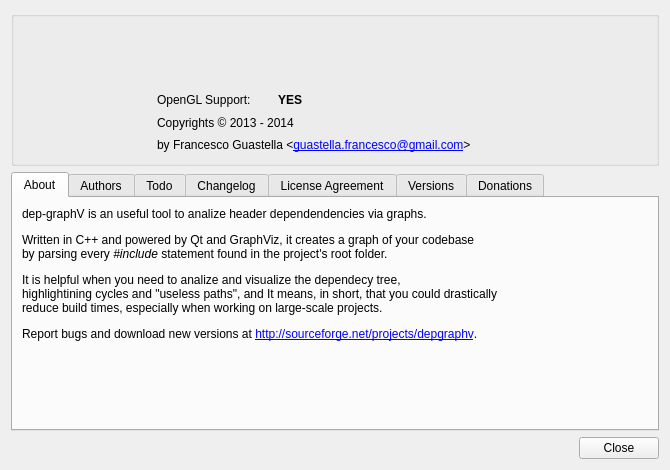
<?xml version="1.0" encoding="UTF-8"?>
<ui version="4.0">
 <class>depgraphV::AboutDialog</class>
 <widget class="QDialog" name="depgraphV::AboutDialog">
  <property name="geometry">
   <rect>
    <x>0</x>
    <y>0</y>
    <width>670</width>
    <height>470</height>
   </rect>
  </property>
  <property name="minimumSize">
   <size>
    <width>670</width>
    <height>470</height>
   </size>
  </property>
  <property name="maximumSize">
   <size>
    <width>670</width>
    <height>470</height>
   </size>
  </property>
  <property name="windowTitle">
   <string notr="true">About...</string>
  </property>
  <property name="windowIcon">
   <iconset resource="../res/resources.qrc">
    <normaloff>:/icons/dep-graphV.ico</normaloff>:/icons/dep-graphV.ico</iconset>
  </property>
  <layout class="QGridLayout" name="gridLayout_7">
   <item row="0" column="0" colspan="2">
    <widget class="QGroupBox" name="groupBox">
     <property name="maximumSize">
      <size>
       <width>16777215</width>
       <height>170</height>
      </size>
     </property>
     <property name="title">
      <string notr="true"/>
     </property>
     <property name="alignment">
      <set>Qt::AlignLeading|Qt::AlignLeft|Qt::AlignTop</set>
     </property>
     <property name="flat">
      <bool>false</bool>
     </property>
     <property name="checkable">
      <bool>false</bool>
     </property>
     <layout class="QGridLayout" name="gridLayout_6">
      <item row="0" column="0" rowspan="5">
       <widget class="QLabel" name="logo">
        <property name="minimumSize">
         <size>
          <width>128</width>
          <height>128</height>
         </size>
        </property>
        <property name="maximumSize">
         <size>
          <width>128</width>
          <height>128</height>
         </size>
        </property>
        <property name="text">
         <string notr="true"/>
        </property>
        <property name="pixmap">
         <pixmap resource="../res/resources.qrc">:/icons/dep-graphV.ico</pixmap>
        </property>
        <property name="scaledContents">
         <bool>true</bool>
        </property>
       </widget>
      </item>
      <item row="2" column="1">
       <widget class="QLabel" name="glSupportLabel">
        <property name="minimumSize">
         <size>
          <width>115</width>
          <height>15</height>
         </size>
        </property>
        <property name="maximumSize">
         <size>
          <width>115</width>
          <height>15</height>
         </size>
        </property>
        <property name="text">
         <string>OpenGL Support:</string>
        </property>
       </widget>
      </item>
      <item row="2" column="2">
       <widget class="QLabel" name="glSupportValue">
        <property name="minimumSize">
         <size>
          <width>0</width>
          <height>15</height>
         </size>
        </property>
        <property name="maximumSize">
         <size>
          <width>16777215</width>
          <height>15</height>
         </size>
        </property>
        <property name="font">
         <font>
          <weight>75</weight>
          <bold>true</bold>
         </font>
        </property>
        <property name="text">
         <string>YES</string>
        </property>
       </widget>
      </item>
      <item row="3" column="1" colspan="2">
       <widget class="QLabel" name="projectCopyRightsLabel">
        <property name="minimumSize">
         <size>
          <width>0</width>
          <height>15</height>
         </size>
        </property>
        <property name="maximumSize">
         <size>
          <width>16777215</width>
          <height>15</height>
         </size>
        </property>
        <property name="text">
         <string notr="true">&lt;html&gt;&lt;head/&gt;&lt;body&gt;&lt;p&gt;Copyrights © 2013 - 2014&lt;/p&gt;&lt;/body&gt;&lt;/html&gt;</string>
        </property>
        <property name="alignment">
         <set>Qt::AlignBottom|Qt::AlignLeading|Qt::AlignLeft</set>
        </property>
        <property name="openExternalLinks">
         <bool>true</bool>
        </property>
       </widget>
      </item>
      <item row="4" column="1" colspan="2">
       <widget class="QLabel" name="copyrightsByLabel">
        <property name="minimumSize">
         <size>
          <width>0</width>
          <height>15</height>
         </size>
        </property>
        <property name="maximumSize">
         <size>
          <width>16777215</width>
          <height>15</height>
         </size>
        </property>
        <property name="text">
         <string notr="true">&lt;html&gt;&lt;body&gt;&lt;p&gt;by Francesco Guastella &amp;lt;&lt;a href=&quot;mailto:guastella.francesco@gmail.com&quot;&gt;&lt;span style=&quot; text-decoration: underline; color:#0000ff;&quot;&gt;guastella.francesco@gmail.com&lt;/span&gt;&lt;/a&gt;&amp;gt;&lt;/p&gt;&lt;/body&gt;&lt;/html&gt;</string>
        </property>
        <property name="openExternalLinks">
         <bool>true</bool>
        </property>
       </widget>
      </item>
      <item row="0" column="1" colspan="2">
       <widget class="QLabel" name="projectNameLabel">
        <property name="minimumSize">
         <size>
          <width>0</width>
          <height>32</height>
         </size>
        </property>
        <property name="maximumSize">
         <size>
          <width>16777215</width>
          <height>32</height>
         </size>
        </property>
        <property name="font">
         <font>
          <pointsize>20</pointsize>
         </font>
        </property>
        <property name="text">
         <string notr="true"/>
        </property>
        <property name="alignment">
         <set>Qt::AlignLeading|Qt::AlignLeft|Qt::AlignTop</set>
        </property>
       </widget>
      </item>
      <item row="1" column="1" colspan="2">
       <widget class="QLabel" name="projectVersionLabel">
        <property name="minimumSize">
         <size>
          <width>0</width>
          <height>15</height>
         </size>
        </property>
        <property name="maximumSize">
         <size>
          <width>16777215</width>
          <height>15</height>
         </size>
        </property>
        <property name="text">
         <string notr="true"/>
        </property>
       </widget>
      </item>
     </layout>
    </widget>
   </item>
   <item row="1" column="0" colspan="2">
    <widget class="QTabWidget" name="tabWidget">
     <property name="minimumSize">
      <size>
       <width>530</width>
       <height>200</height>
      </size>
     </property>
     <property name="currentIndex">
      <number>0</number>
     </property>
     <widget class="QWidget" name="aboutTab">
      <attribute name="title">
       <string notr="true">About</string>
      </attribute>
      <layout class="QGridLayout" name="gridLayout">
       <item row="0" column="0">
        <widget class="QLabel" name="aboutLabel">
         <property name="text">
          <string>&lt;html&gt;&lt;head/&gt;&lt;body&gt;&lt;p&gt;dep-graphV is an useful tool to analize header dependendencies via graphs.&lt;/p&gt;&lt;p&gt;Written in C++ and powered by Qt and GraphViz, it creates a graph of your codebase&lt;br/&gt;by parsing every &lt;span style=&quot; font-style:italic;&quot;&gt;#include&lt;/span&gt; statement found in the project's root folder.&lt;/p&gt;&lt;p&gt;It is helpful when you need to analize and visualize the dependecy tree,&lt;br/&gt;highlightining cycles and &amp;quot;useless paths&amp;quot;, and It means, in short, that you could drastically&lt;br/&gt;reduce build times, especially when working on large-scale projects.&lt;/p&gt;&lt;p&gt;Report bugs and download new versions at &lt;a href=&quot;http://sourceforge.net/projects/depgraphv&quot;&gt;&lt;span style=&quot; text-decoration: underline; color:#0000ff;&quot;&gt;http://sourceforge.net/projects/depgraphv&lt;/span&gt;&lt;/a&gt;.&lt;/p&gt;&lt;/body&gt;&lt;/html&gt;</string>
         </property>
         <property name="textFormat">
          <enum>Qt::AutoText</enum>
         </property>
         <property name="alignment">
          <set>Qt::AlignLeading|Qt::AlignLeft|Qt::AlignTop</set>
         </property>
         <property name="wordWrap">
          <bool>true</bool>
         </property>
         <property name="openExternalLinks">
          <bool>true</bool>
         </property>
        </widget>
       </item>
      </layout>
     </widget>
     <widget class="QWidget" name="authorsTab">
      <attribute name="title">
       <string>Authors</string>
      </attribute>
      <layout class="QGridLayout" name="gridLayout_2">
       <item row="0" column="0">
        <widget class="QPlainTextEdit" name="authorsText">
         <property name="readOnly">
          <bool>true</bool>
         </property>
         <property name="plainText">
          <string notr="true"/>
         </property>
        </widget>
       </item>
      </layout>
     </widget>
     <widget class="QWidget" name="todoTab">
      <attribute name="title">
       <string>Todo</string>
      </attribute>
      <layout class="QGridLayout" name="gridLayout_5">
       <item row="0" column="0">
        <widget class="QPlainTextEdit" name="todoText">
         <property name="readOnly">
          <bool>true</bool>
         </property>
         <property name="plainText">
          <string notr="true"/>
         </property>
        </widget>
       </item>
      </layout>
     </widget>
     <widget class="QWidget" name="changelogTab">
      <attribute name="title">
       <string>Changelog</string>
      </attribute>
      <layout class="QGridLayout" name="gridLayout_4">
       <item row="0" column="0">
        <widget class="QPlainTextEdit" name="changelogText">
         <property name="readOnly">
          <bool>true</bool>
         </property>
         <property name="plainText">
          <string notr="true"/>
         </property>
        </widget>
       </item>
      </layout>
     </widget>
     <widget class="QWidget" name="licenseTab">
      <attribute name="title">
       <string>License Agreement</string>
      </attribute>
      <layout class="QGridLayout" name="gridLayout_3">
       <item row="0" column="0">
        <widget class="QPlainTextEdit" name="licenseText">
         <property name="readOnly">
          <bool>true</bool>
         </property>
        </widget>
       </item>
      </layout>
     </widget>
     <widget class="QWidget" name="versionsTab">
      <attribute name="title">
       <string>Versions</string>
      </attribute>
      <layout class="QVBoxLayout" name="verticalLayout_3">
       <item>
        <widget class="QGroupBox" name="versionsGroupBox">
         <property name="title">
          <string>Versions</string>
         </property>
         <layout class="QFormLayout" name="formLayout">
          <item row="0" column="0">
           <widget class="QLabel" name="label">
            <property name="maximumSize">
             <size>
              <width>20</width>
              <height>16777215</height>
             </size>
            </property>
            <property name="text">
             <string notr="true">Qt:</string>
            </property>
           </widget>
          </item>
          <item row="0" column="1">
           <widget class="QLabel" name="qtVersion">
            <property name="text">
             <string notr="true"/>
            </property>
           </widget>
          </item>
          <item row="1" column="0">
           <widget class="QLabel" name="label_3">
            <property name="sizePolicy">
             <sizepolicy hsizetype="Preferred" vsizetype="Preferred">
              <horstretch>0</horstretch>
              <verstretch>0</verstretch>
             </sizepolicy>
            </property>
            <property name="minimumSize">
             <size>
              <width>70</width>
              <height>0</height>
             </size>
            </property>
            <property name="maximumSize">
             <size>
              <width>70</width>
              <height>16777215</height>
             </size>
            </property>
            <property name="text">
             <string notr="true">GraphViz:</string>
            </property>
           </widget>
          </item>
          <item row="1" column="1">
           <widget class="QLabel" name="graphvizVersion">
            <property name="text">
             <string notr="true"/>
            </property>
           </widget>
          </item>
         </layout>
        </widget>
       </item>
       <item>
        <widget class="QGroupBox" name="groupBox_3">
         <property name="title">
          <string>Links</string>
         </property>
         <layout class="QVBoxLayout" name="verticalLayout_2">
          <item>
           <widget class="QLabel" name="depgraphLinkLabel">
            <property name="minimumSize">
             <size>
              <width>0</width>
              <height>20</height>
             </size>
            </property>
            <property name="text">
             <string notr="true">&lt;html&gt;&lt;head/&gt;&lt;body&gt;&lt;p&gt;&lt;a href=&quot;http://sourceforge.net/projects/depgraphv/&quot;&gt;&lt;span style=&quot; text-decoration: underline; color:#0000ff;&quot;&gt;http://sourceforge.net/projects/depgraphv/&lt;/span&gt;&lt;/a&gt;&lt;/p&gt;&lt;/body&gt;&lt;/html&gt;</string>
            </property>
            <property name="openExternalLinks">
             <bool>true</bool>
            </property>
           </widget>
          </item>
          <item>
           <widget class="QLabel" name="qtLinkLabel">
            <property name="minimumSize">
             <size>
              <width>0</width>
              <height>20</height>
             </size>
            </property>
            <property name="text">
             <string notr="true">&lt;html&gt;&lt;head/&gt;&lt;body&gt;&lt;p&gt;&lt;a href=&quot;http://qt-project.org/&quot;&gt;&lt;span style=&quot; text-decoration: underline; color:#0000ff;&quot;&gt;http://qt-project.org/&lt;/span&gt;&lt;/a&gt;&lt;/p&gt;&lt;/body&gt;&lt;/html&gt;</string>
            </property>
            <property name="openExternalLinks">
             <bool>true</bool>
            </property>
           </widget>
          </item>
          <item>
           <widget class="QLabel" name="graphvizLinkLabel">
            <property name="minimumSize">
             <size>
              <width>0</width>
              <height>20</height>
             </size>
            </property>
            <property name="text">
             <string notr="true">&lt;html&gt;&lt;head/&gt;&lt;body&gt;&lt;p&gt;&lt;a href=&quot;http://www.graphviz.org/&quot;&gt;&lt;span style=&quot; text-decoration: underline; color:#0000ff;&quot;&gt;http://www.graphviz.org/&lt;/span&gt;&lt;/a&gt;&lt;/p&gt;&lt;/body&gt;&lt;/html&gt;</string>
            </property>
            <property name="openExternalLinks">
             <bool>true</bool>
            </property>
           </widget>
          </item>
         </layout>
        </widget>
       </item>
       <item>
        <spacer name="verticalSpacer">
         <property name="orientation">
          <enum>Qt::Vertical</enum>
         </property>
         <property name="sizeHint" stdset="0">
          <size>
           <width>20</width>
           <height>40</height>
          </size>
         </property>
        </spacer>
       </item>
      </layout>
     </widget>
     <widget class="QWidget" name="donationsTab">
      <attribute name="title">
       <string>Donations</string>
      </attribute>
      <layout class="QGridLayout" name="gridLayout_8">
       <item row="1" column="2">
        <widget class="QPushButton" name="donateButton">
         <property name="minimumSize">
          <size>
           <width>147</width>
           <height>47</height>
          </size>
         </property>
         <property name="maximumSize">
          <size>
           <width>147</width>
           <height>47</height>
          </size>
         </property>
         <property name="text">
          <string notr="true"/>
         </property>
         <property name="iconSize">
          <size>
           <width>147</width>
           <height>47</height>
          </size>
         </property>
         <property name="shortcut">
          <string notr="true"/>
         </property>
         <property name="flat">
          <bool>true</bool>
         </property>
        </widget>
       </item>
       <item row="1" column="0">
        <widget class="QCheckBox" name="donateCheckBox">
         <property name="text">
          <string>Do not annoy me on close anymore.</string>
         </property>
        </widget>
       </item>
       <item row="1" column="1">
        <spacer name="horizontalSpacer_2">
         <property name="orientation">
          <enum>Qt::Horizontal</enum>
         </property>
         <property name="sizeHint" stdset="0">
          <size>
           <width>270</width>
           <height>20</height>
          </size>
         </property>
        </spacer>
       </item>
       <item row="0" column="0" colspan="3">
        <widget class="QLabel" name="label_4">
         <property name="text">
          <string>&lt;html&gt;&lt;head/&gt;&lt;body&gt;&lt;p&gt;dep-graphV is a free software, and it's absolutely free of charge, but developing and testing free software isn't free of costs too.&lt;br&gt;So, If this application helped you, and if you can afford to, please consider a donation.&lt;br&gt;Any size donation is appreciated.&lt;/p&gt;Thanks&lt;/body&gt;&lt;/html&gt;</string>
         </property>
         <property name="alignment">
          <set>Qt::AlignLeading|Qt::AlignLeft|Qt::AlignTop</set>
         </property>
         <property name="wordWrap">
          <bool>true</bool>
         </property>
        </widget>
       </item>
      </layout>
     </widget>
    </widget>
   </item>
   <item row="2" column="0">
    <spacer name="horizontalSpacer">
     <property name="orientation">
      <enum>Qt::Horizontal</enum>
     </property>
     <property name="sizeHint" stdset="0">
      <size>
       <width>441</width>
       <height>20</height>
      </size>
     </property>
    </spacer>
   </item>
   <item row="2" column="1">
    <widget class="QPushButton" name="closeButton">
     <property name="text">
      <string>Close</string>
     </property>
    </widget>
   </item>
  </layout>
 </widget>
 <resources>
  <include location="../res/resources.qrc"/>
 </resources>
 <connections>
  <connection>
   <sender>closeButton</sender>
   <signal>clicked()</signal>
   <receiver>depgraphV::AboutDialog</receiver>
   <slot>close()</slot>
   <hints>
    <hint type="sourcelabel">
     <x>496</x>
     <y>397</y>
    </hint>
    <hint type="destinationlabel">
     <x>271</x>
     <y>208</y>
    </hint>
   </hints>
  </connection>
 </connections>
</ui>
